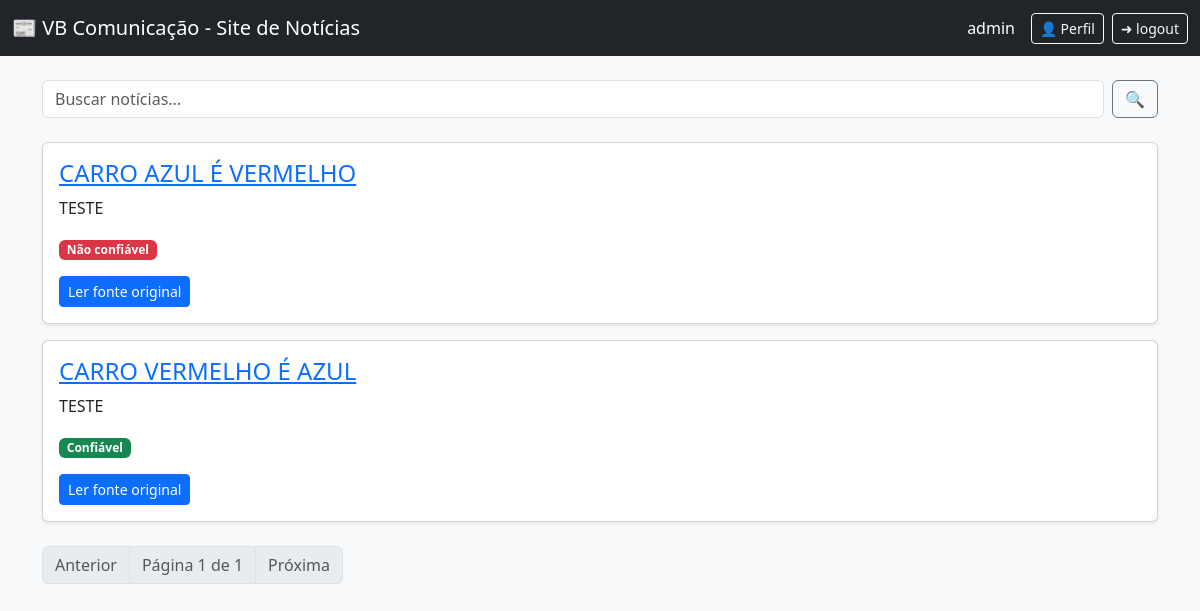
The app's page /noticias/home/ (signed in), older data.
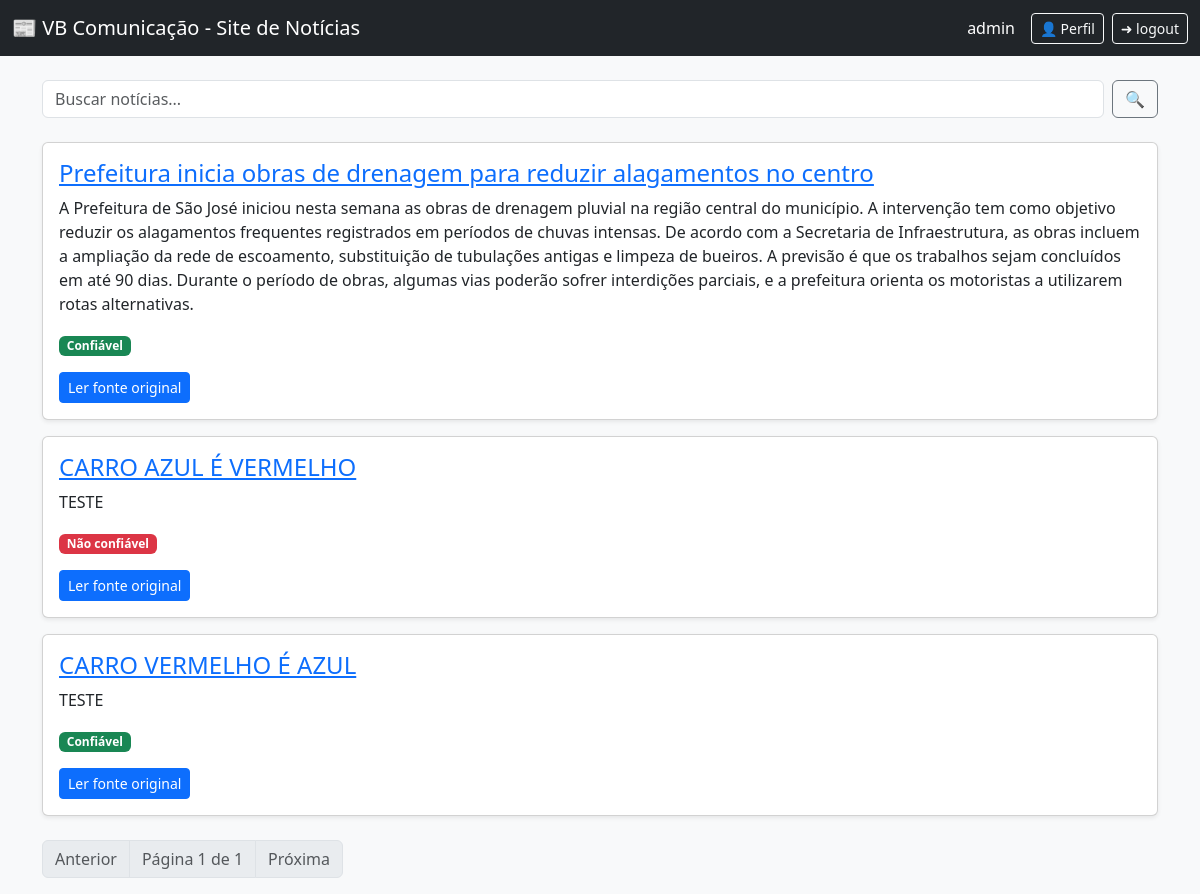
The same page, newer data.
### noticias/models.py (models this page shows, shortened)
class Noticia(models.Model):
    titulo = models.CharField(max_length=200)
    fonte = models.CharField(max_length=200)
    link = models.URLField()
    conteudo = models.TextField()
    confiavel = models.BooleanField(null=True)
    visualizacoes = models.PositiveIntegerField(default=0)
    criada_em = models.DateTimeField(auto_now_add=True)

### noticias/views.py (the view)
# urls.py: path('home/', home, name='home'),
@login_required
def home(request):
    query = request.GET.get('q', '')
    data = request.GET.get('data', '')
    confiavel = request.GET.get('confiavel', '')
    noticias = Noticia.objects.all().order_by('-criada_em')
    if query:
        noticias = noticias.filter(
            Q(titulo__icontains=query) |
            Q(conteudo__icontains=query) |
            Q(fonte__icontains=query)
        )
    if data:
        noticias = noticias.filter(criada_em__date=data)
    if confiavel == '1':
        noticias = noticias.filter(confiavel=True)
    elif confiavel == '0':
        noticias = noticias.filter(confiavel=False)
    paginator = Paginator(noticias, 5)
    page_number = request.GET.get('page')
    page_obj = paginator.get_page(page_number)
    is_coordenador_flag = is_coordenador(request.user)
    is_jornalista_flag = is_jornalista(request.user)
    favoritos_ids = set()
    if is_jornalista_flag:
        favoritos_ids = set(
            Favorito.objects.filter(usuario=request.user)
            .values_list('noticia_id', flat=True)
        )
    perfil = Perfil.objects.filter(user=request.user).first()
    tipo_usuario = ''
    if perfil and perfil.tipo:
        tipo_usuario = perfil.tipo.replace('_', ' ').title()
    email_usuario = request.user.email or request.user.username
    return render(request, 'noticias/home.html', {
        'page_obj': page_obj,
        'query': query,
        'data': data,
        'confiavel': confiavel,
        'is_coordenador': is_coordenador_flag,
        'is_jornalista': is_jornalista_flag,
        'favoritos_ids': favoritos_ids,
        'tipo_usuario': tipo_usuario,
        'email_usuario': email_usuario,
    })

### noticias/views.py (called while the page is built)
def is_coordenador(user):
    return user.groups.filter(name='Coordenacao').exists()

def is_jornalista(user):
    return user.groups.filter(name='Jornalista').exists()

### noticias/templates/noticias/home.html (shortened to what this page needs)
<!DOCTYPE html>
<html lang="pt-br">
<head>
    <link href="https://cdn.jsdelivr.net/npm/bootstrap@5.3.2/dist/css/bootstrap.min.css" rel="stylesheet">
</head>
<body class="bg-light">
<nav class="navbar navbar-dark bg-dark mb-4">
    <div class="container-fluid">
        <span class="navbar-brand">📰 VB Comunicação - Site de Notícias</span>
        <div class="d-flex align-items-center gap-2">
            <span class="text-white me-2">
                {{ email_usuario }}
            </span>
            <a href="{% url 'perfil' %}" class="btn btn-outline-light btn-sm">
                👤 Perfil
            </a>
            <form method="post" action="{% url 'logout' %}" class="m-0">
                <button type="submit" class="btn btn-outline-light btn-sm">
                    ➜ logout
                </button>
            </form>
        </div>
    </div>
</nav>
<div class="container">
    <form method="get" class="d-flex mb-4">
        <input
            type="text"
            name="q"
            value="{{ query }}"
            class="form-control me-2"
            placeholder="Buscar notícias..."
        >
        <button class="btn btn-outline-secondary" type="submit">
            🔍
        </button>
    </form>
    {% for noticia in page_obj %}
        <div class="card mb-3 shadow-sm">
            <div class="card-body">
                <h4>
                    <a href="{% url 'detalhe_noticia' noticia.id %}">
                        {{ noticia.titulo }}
                    </a>
                </h4>
                <p>{{ noticia.conteudo }}</p>
                {% if noticia.confiavel == True %}
                    <span class="badge bg-success">Confiável</span>
                {% elif noticia.confiavel == False %}
                    <span class="badge bg-danger">Não confiável</span>
                {% else %}
                    <span class="badge bg-warning text-dark">Não avaliada</span>
                {% endif %}
                <div class="mt-3 d-flex gap-2 flex-wrap">
                    {% if noticia.link %}
                        <a href="{{ noticia.link }}" target="_blank" class="btn btn-primary btn-sm">
                            Ler fonte original
                        </a>
                    {% endif %}
                </div>
            </div>
        </div>
    {% empty %}
        <div class="alert alert-warning">
            Nenhuma notícia cadastrada.
        </div>
    {% endfor %}
    <nav class="mt-4">
        <ul class="pagination">
            {% if page_obj.has_previous %}
                <li class="page-item">
                    <a class="page-link" href="?q={{ query }}&page={{ page_obj.previous_page_number }}">Anterior</a>
                </li>
            {% else %}
                <li class="page-item disabled"><span class="page-link">Anterior</span></li>
            {% endif %}
            <li class="page-item disabled">
                <span class="page-link">
                    Página {{ page_obj.number }} de {{ page_obj.paginator.num_pages }}
                </span>
            </li>
            {% if page_obj.has_next %}
                <li class="page-item">
                    <a class="page-link" href="?q={{ query }}&page={{ page_obj.next_page_number }}">Próxima</a>
                </li>
            {% else %}
                <li class="page-item disabled"><span class="page-link">Próxima</span></li>
            {% endif %}
        </ul>
    </nav>
</div>
</body>
</html>

Row changes from the older to the newer data that the page shows:
added Noticia: titulo "Prefeitura inicia obras de drenagem para reduzir alagamentos no centro", conteudo "A Prefeitura de São José iniciou nesta semana as obras de drenagem pluvial na região central do município. A intervenção tem como objetivo reduzir os alagamentos frequentes registrados em períodos de chuvas intensas. De acordo com a Secretaria de Infraestrutura, as obras incluem a ampliação da rede de escoamento, substituição de tubulações antigas e limpeza de bueiros. A previsão é que os trabalhos sejam concluídos em até 90 dias. Durante o período de obras, algumas vias poderão sofrer interdições parciais, e a prefeitura orienta os motoristas a utilizarem rotas alternativas.", confiavel "Confiável"
